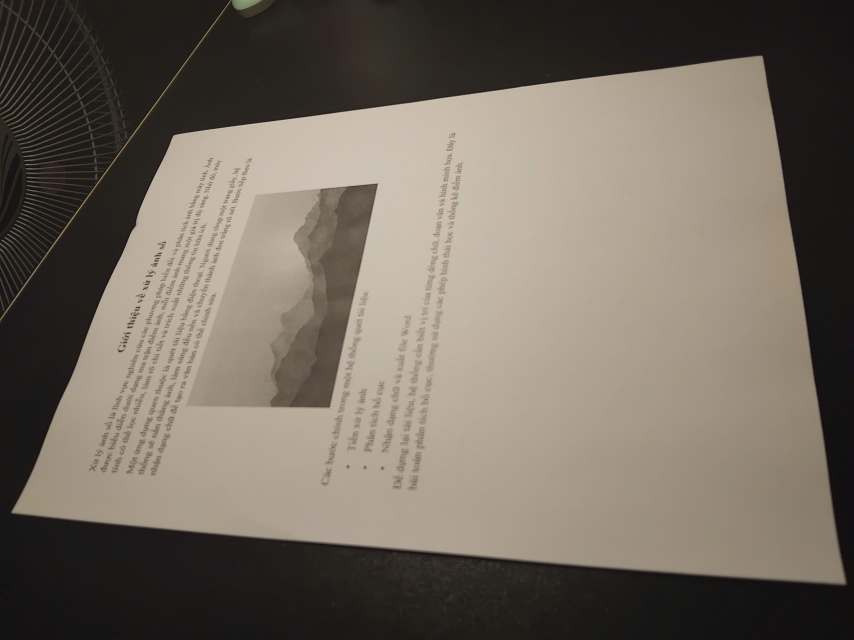
#> input picture images/anh (17).jpg, 2560 x 1920 px, found by its file name (shown at 1/3 size)
$ python 't01&02.py'
#> lines starting #> are read from the running program, lines starting #| are printed output that depends on the picture; after the words box and inside, x2 and y2 are one past the last pixel; in counts of white or black regions, pixels touching at a corner belong together
import cv2
import numpy as np
from scipy.signal import convolve2d

#TÌM VIỀN TÀI LIỆU
def custom_gaussian_blur(image_gray, kernel_size=5, sigma=1.0):
    ax = np.linspace(-(kernel_size - 1) / 2., (kernel_size - 1) / 2., kernel_size)
    xx, yy = np.meshgrid(ax, ax)
    kernel = np.exp(-0.5 * (np.square(xx) + np.square(yy)) / np.square(sigma))
    kernel = kernel / np.sum(kernel)
    blurred = convolve2d(image_gray, kernel, mode='same', boundary='symm')
    return blurred

def custom_sobel_edge(blurred_img, threshold=50):
    Kx = np.array([[-1, 0, 1], [-2, 0, 2], [-1, 0, 1]])
    Ky = np.array([[1, 2, 1], [0, 0, 0], [-1, -2, -1]])

    Gx = convolve2d(blurred_img, Kx, mode='same', boundary='symm')
    Gy = convolve2d(blurred_img, Ky, mode='same', boundary='symm')

    G = np.sqrt(Gx**2 + Gy**2)
    binary_edge = np.zeros_like(G, dtype=np.uint8)
    binary_edge[G > threshold] = 255
    return binary_edge

def get_ordered_corners(binary_edge_img):
    contours, _ = cv2.findContours(binary_edge_img, cv2.RETR_EXTERNAL, cv2.CHAIN_APPROX_SIMPLE)
    contours = sorted(contours, key=cv2.contourArea, reverse=True)

    pts = None
    for contour in contours:
        epsilon = 0.02 * cv2.arcLength(contour, True)
        approx = cv2.approxPolyDP(contour, epsilon, True)
        if len(approx) == 4:
            pts = approx.reshape(4, 2)
            break

    # Fallback: Tờ giấy tràn viền hoặc nền quá lộn xộn
    if pts is None:
        h, w = binary_edge_img.shape
        pts = np.array([[0,0], [w,0], [w,h], [0,h]])

    # Sắp xếp tọa độ: Top-Left, Top-Right, Bottom-Right, Bottom-Left
    rect = np.zeros((4, 2), dtype="float32")
    s = pts.sum(axis=1)
    rect[0] = pts[np.argmin(s)]
    rect[2] = pts[np.argmax(s)]

    diff = np.diff(pts, axis=1)
    rect[1] = pts[np.argmin(diff)]
    rect[3] = pts[np.argmax(diff)]
    return rect

#NẮN PHẲNG VÀ NỘI SUY
def compute_homography(src_pts, dst_pts):
    A = []
    for i in range(4):
        x, y = src_pts[i]  # Unpacking gọn gàng
        u, v = dst_pts[i]
        A.append([-x, -y, -1, 0, 0, 0, x*u, y*u, u])
        A.append([0, 0, 0, -x, -y, -1, x*v, y*v, v])

    A = np.array(A)
    # SVD: Chỉ lấy ma trận V (index 2), bỏ qua U và S
    V = np.linalg.svd(A)[2]
    H = V[-1].reshape(3, 3)
    H = H / H[2, 2] # Chuẩn hóa hệ số
    return H

def warp_perspective_bilinear(image, H, output_size=(1240, 1754)):
    w, h = output_size
    H_inv = np.linalg.inv(H)

    # Kỹ thuật Vectorization: Trải lưới đích thay vì dùng vòng lặp for
    x_dst, y_dst = np.meshgrid(np.arange(w), np.arange(h))
    x_dst_flat = x_dst.flatten()
    y_dst_flat = y_dst.flatten()

    # Gom tọa độ 3D đồng nhất
    dst_coords = np.vstack((x_dst_flat, y_dst_flat, np.ones_like(x_dst_flat)))

    # Ánh xạ về ảnh gốc
    src_coords = H_inv @ dst_coords
    src_x = (src_coords[0, :] / src_coords[2, :]).reshape(h, w)
    src_y = (src_coords[1, :] / src_coords[2, :]).reshape(h, w)

    # Chặn tọa độ tràn ảnh
    max_x, max_y = image.shape[1] - 2, image.shape[0] - 2
    src_x = np.clip(src_x, 0, max_x)
    src_y = np.clip(src_y, 0, max_y)

    # Lấy 4 điểm lân cận để nội suy
    x0 = np.floor(src_x).astype(int)
    y0 = np.floor(src_y).astype(int)
    x1 = x0 + 1
    y1 = y0 + 1

    # Tính trọng số phân bổ
    wa = (x1 - src_x) * (y1 - src_y)
    wb = (src_x - x0) * (y1 - src_y)
    wc = (x1 - src_x) * (src_y - y0)
    wd = (src_x - x0) * (src_y - y0)

    # Trải trục để nhân được với ảnh màu 3 kênh
    if len(image.shape) == 3:
        wa = wa[..., np.newaxis]
        wb = wb[..., np.newaxis]
        wc = wc[..., np.newaxis]
        wd = wd[..., np.newaxis]

    warped = (wa * image[y0, x0] + wb * image[y0, x1] + wc * image[y1, x0] + wd * image[y1, x1])
    return warped.astype(np.uint8)


if __name__ == "__main__":
    image = cv2.imread("images/anh (17).jpg")
#> image is the input picture: shape (1920, 2560, 3); mean B, G, R 95.7, 106.2, 115.1

    if image is None:
        print("Lỗi: Không đọc được ảnh!")
    else:
        orig_image = image.copy()

        # 1. Thu nhỏ ảnh (Downscale) để tăng tốc và chống nhiễu
        ratio = orig_image.shape[0] / 800.0
        new_width = int(orig_image.shape[1] / ratio)
        image_resized = cv2.resize(orig_image, (new_width, 800))
        image_gray = cv2.cvtColor(image_resized, cv2.COLOR_BGR2GRAY)

        # 2. Xử lý Task 1 trên ảnh nhỏ
        blurred_img = custom_gaussian_blur(image_gray, kernel_size=5, sigma=1.0)
        binary_edge = custom_sobel_edge(blurred_img, threshold=50)
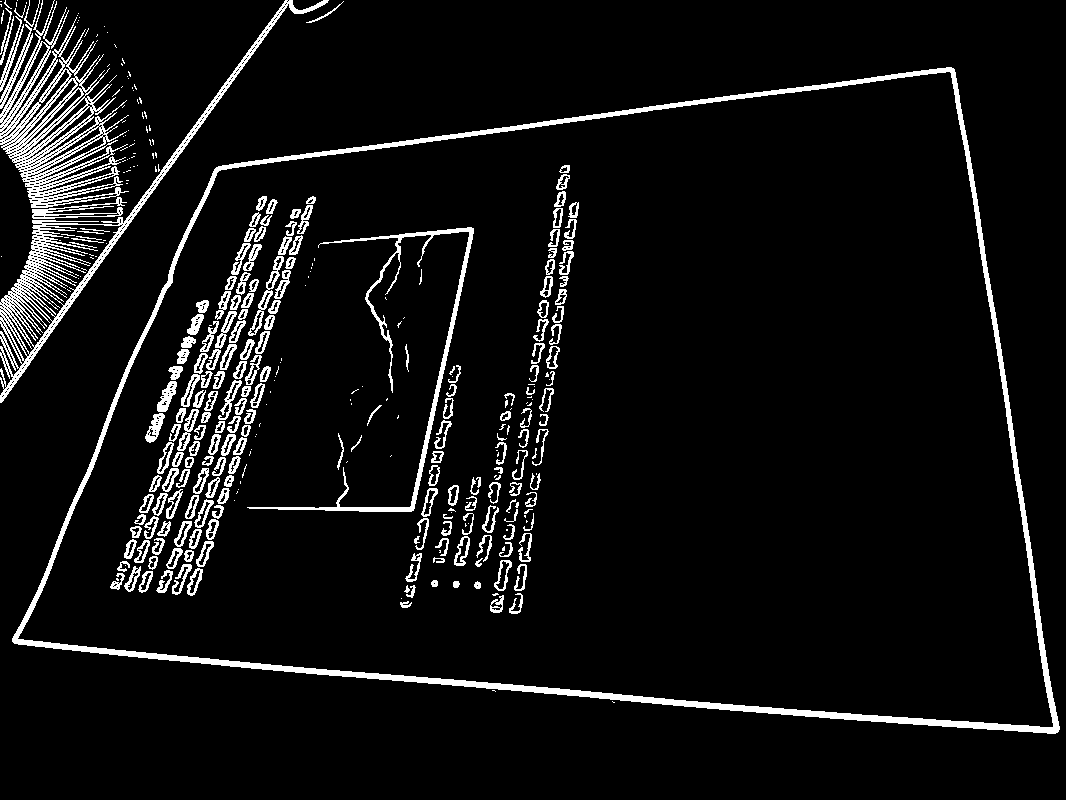
#> binary_edge: shape (800, 1066); 6.7% white; 354 white regions (147 under 20 px)
        pts_small = get_ordered_corners(binary_edge)
#> in get_ordered_corners, `contours, _ = cv2.findContours(binary_edge_img, cv2.RETR_EXTERNAL, cv2..`: contours = 75 contours, 66 with area under 20; largest, box (x1, y1, x2, y2) and area: (12, 67, 1060, 734) 514728, (0, 0, 129, 208) 11006, (0, 0, 329, 403) 10813, (32, 197, 127, 219) 538, (0, 24, 33, 109) 358
#> the loop in get_ordered_corners, `for contour in contours:` made 1 pass
#> (epsilon, pts) on pass 1: (62.59, [[954, 69], [216, 167], [12, 641], [1057, 732]])
#> in get_ordered_corners, `s = pts.sum(axis=1)`: s = [1023, 383, 653, 1789]
#> in get_ordered_corners, `diff = np.diff(pts, axis=1)`: diff = [-885, -49, 629, -325]
#> pts_small = [[216, 167], [954, 69], [1057, 732], [12, 641]]

        # Vẽ mô phỏng viền lên ảnh nhỏ
        preview_corners = image_resized.copy()
        cv2.drawContours(preview_corners, [pts_small.astype(int)], -1, (0, 255, 0), 2)
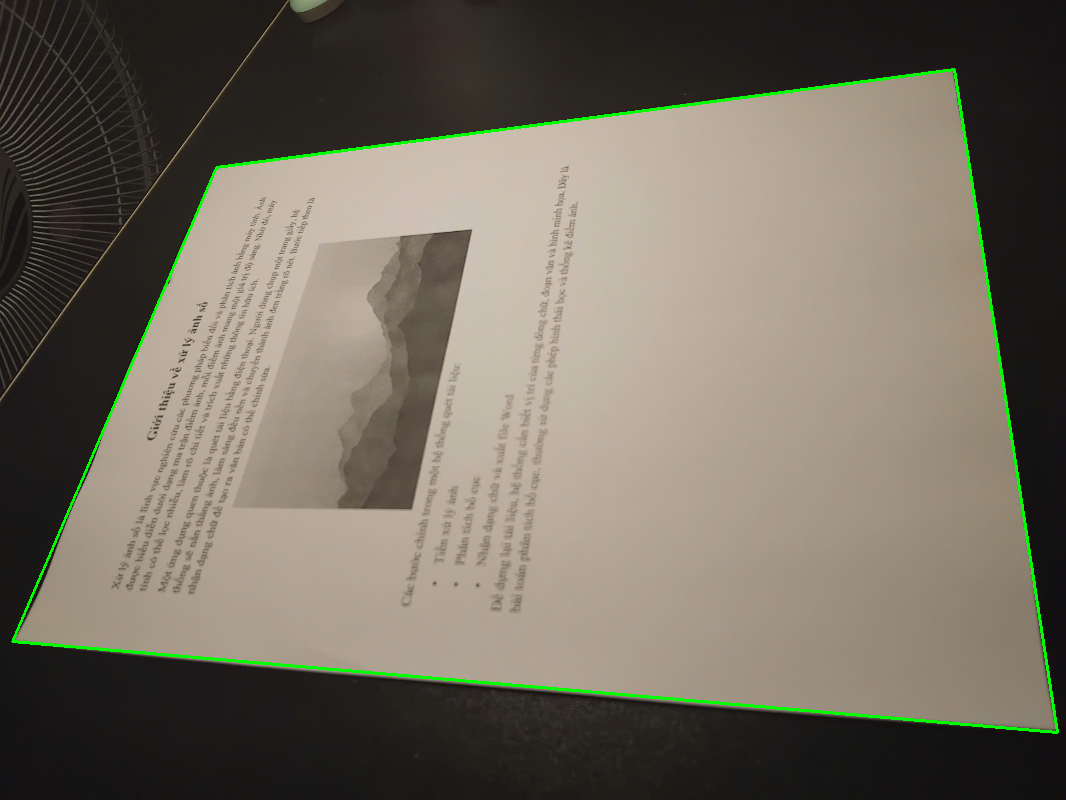
#> preview_corners: shape (800, 1066, 3); mean B, G, R 94.7, 107.7, 113.9

        # 3. Nhân trả tỷ lệ và thực thi Task 2 trên ảnh siêu nét
        src_pts = pts_small * ratio
#> src_pts = [[518.4, 400.8], [2289.6, 165.6], [2536.8, 1756.8], [28.8, 1538.4]]
        dst_pts = np.array([[0, 0], [1240, 0], [1240, 1754], [0, 1754]], dtype="float32")

        H = compute_homography(src_pts, dst_pts)
#> the loop in compute_homography, `for i in range(4):` made 4 passes
#> after the loop in compute_homography, `for i in range(4):`: A = 8 items
#> in compute_homography, `H = V[-1].reshape(3, 3)`: H = [[-0.000788, -0.000339, 0.544], [-0.000237, -0.00179, 0.839], [-1.94e-07, -3.42e-07, -0.00056]]
#> in compute_homography, `H = H / H[2, 2]`: H = [[1.41, 0.605, -971.8], [0.423, 3.19, -1497.1], [0.000346, 0.000611, 1]]
        warped = warp_perspective_bilinear(orig_image, H, output_size=(1240, 1754))
#> in warp_perspective_bilinear, `H_inv = np.linalg.inv(H)`: H_inv = [[0.681, -0.199, 364], [-0.156, 0.29, 281.4], [-0.00014, -0.000108, 0.702]]
#> in warp_perspective_bilinear, `src_y = (src_coords[1, :] / src_coords[2, :]).reshape(h, w)`:
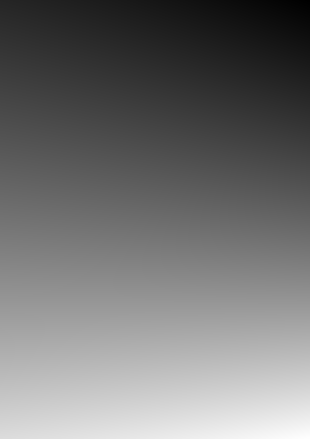
#> src_y: shape (1754, 1240) float64 (shown at 1/4 size); min 165.9, max 1755.1, mean 879.9; drawn with min black and max white
#> in warp_perspective_bilinear, `y0 = np.floor(src_y).astype(int)`:
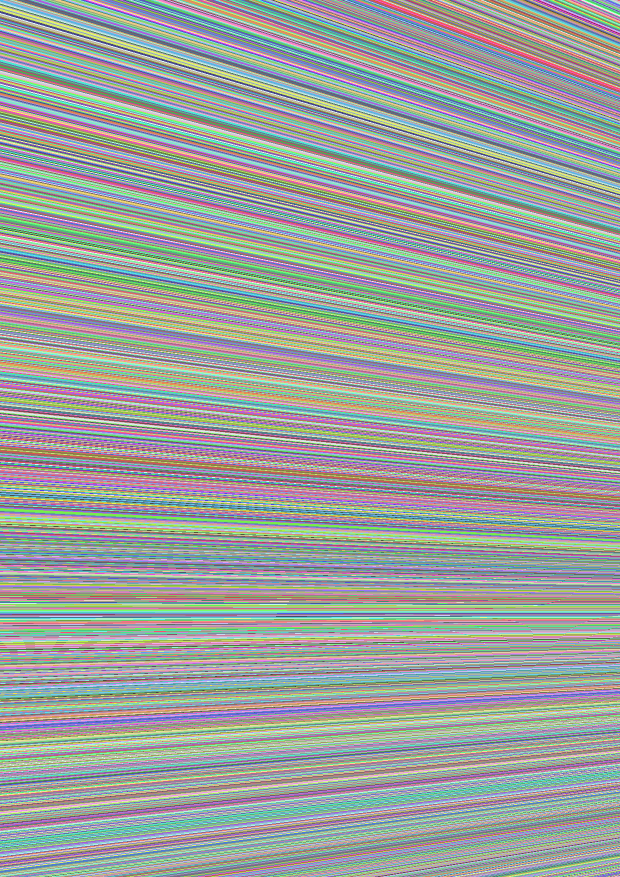
#> y0: shape (1754, 1240) int64 (shown at 1/2 size); 1591 distinct labels, from 165 to 1755; one colour per label, 0 black
#> in warp_perspective_bilinear, `wd = (src_x - x0) * (src_y - y0)`:
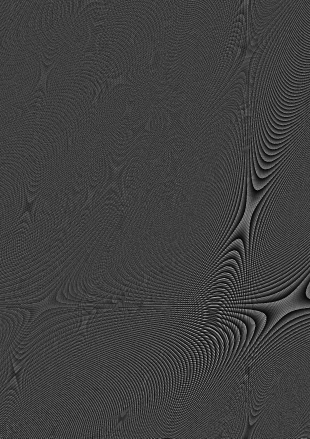
#> wd: shape (1754, 1240) float64 (shown at 1/4 size); min 2.16e-08, max 0.999, mean 0.25
#> in warp_perspective_bilinear, `warped = (wa * image[y0, x0] + wb * image[y0, x1] + wc * image[y1, x0]..`:
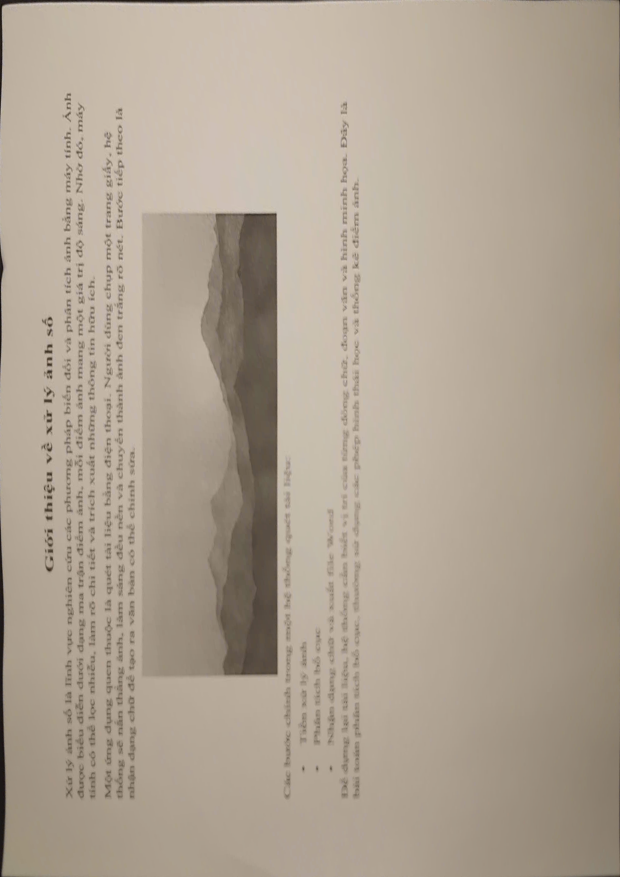
#> warped: shape (1754, 1240, 3) float64 (shown at 1/2 size); mean of channels 0, 1, 2 146.5, 162.1, 174.6; drawn as B, G, R

        # 4. Hiển thị demo
        def show_step(title, img):
            cv2.namedWindow(title, cv2.WINDOW_NORMAL)
            cv2.resizeWindow(title, 500, 700)
            if img.dtype != np.uint8:
                img = img.astype(np.uint8)
            cv2.imshow(title, img)

        show_step("Buoc 1: Bien Canny tu cai", binary_edge)
        show_step("Buoc 2: Chot 4 goc tai lieu", preview_corners)
        show_step("Buoc 3: Ket qua A4", warped)

        cv2.waitKey(0)
        cv2.destroyAllWindows()

$ run again, with images/anh (1).jpg copied over images/anh (17).jpg
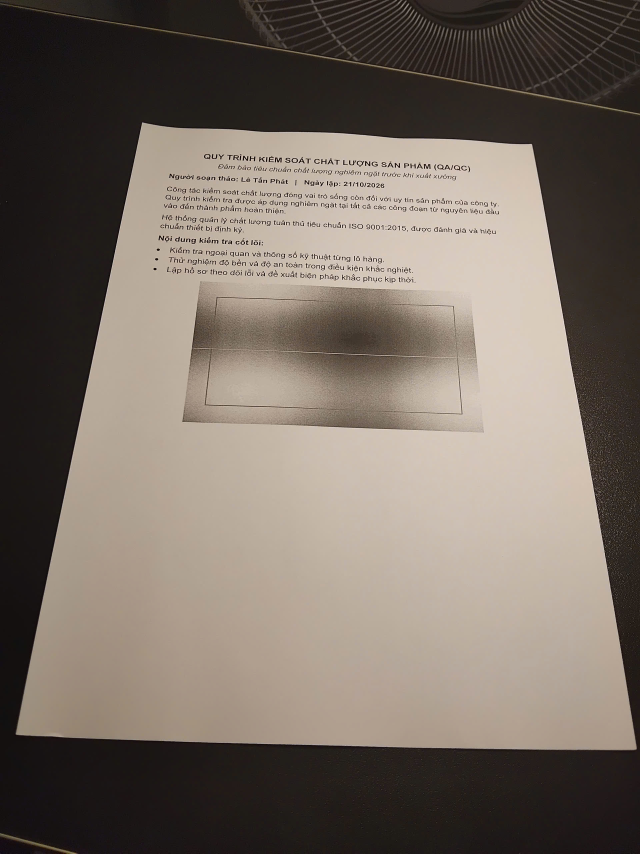
#> input picture images/anh (1).jpg, 1920 x 2560 px, found by its file name (shown at 1/3 size)
#> image is the input picture: shape (2560, 1920, 3); mean B, G, R 99.2, 108.8, 119.3
#> `binary_edge = custom_sobel_edge(blurred_img, threshold=50)`:
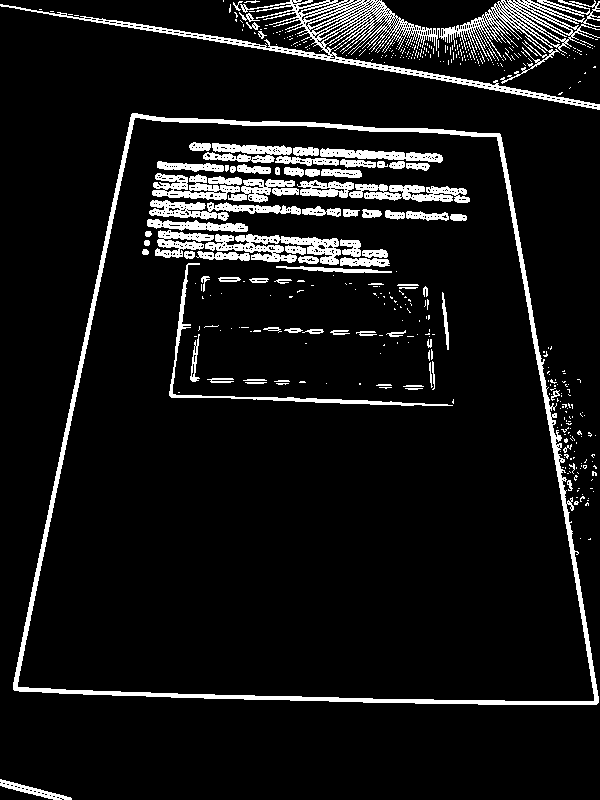
#> binary_edge: shape (800, 600); 8.5% white; 456 white regions (371 under 20 px)
#> contours = 314 contours, 306 with area under 20; largest, box (x1, y1, x2, y2) and area: (13, 113, 599, 705) 276530, (0, 0, 600, 110) 10008, (0, 779, 72, 800) 392, (239, 12, 260, 22) 44, (246, 22, 260, 30) 32, (551, 390, 560, 401) 28, (258, 31, 267, 39) 24, (567, 480, 573, 491) 22
#> the loop in get_ordered_corners, `for contour in contours:` made 1 pass
#> (epsilon, pts) on pass 1: (48.65, [[132, 113], [13, 689], [596, 704], [500, 134]])
#> s = [245, 702, 1300, 634]
#> diff = [-19, 676, 108, -366]
#> pts_small = [[132, 113], [500, 134], [596, 704], [13, 689]]
#> preview_corners: shape (800, 600, 3); mean B, G, R 98, 110.7, 117.8
#> src_pts = [[422.4, 361.6], [1600, 428.8], [1907.2, 2252.8], [41.6, 2204.8]]
#> the loop in compute_homography, `for i in range(4):` made 4 passes
#> after the loop in compute_homography, `for i in range(4):`: A = 8 items
#> in compute_homography, `H = V[-1].reshape(3, 3)`: H = [[-0.00142, -0.000294, 0.708], [0.000119, -0.00209, 0.706], [4.87e-08, -4.39e-07, -0.00126]]
#> in compute_homography, `H = H / H[2, 2]`: H = [[1.13, 0.234, -562.7], [-0.0949, 1.66, -561.1], [-3.87e-05, 0.000349, 1]]
#> H_inv = [[0.879, -0.204, 380.6], [0.0552, 0.525, 325.8], [1.48e-05, -0.000191, 0.901]]
#> y0: shape (1754, 1240) int64; 1891 distinct labels, from 361 to 2251
#> y1: shape (1754, 1240) int64; 1891 distinct labels, from 362 to 2252
#> in warp_perspective_bilinear, `warped = (wa * image[y0, x0] + wb * image[y0, x1] + wc * image[y1, x0]..`:
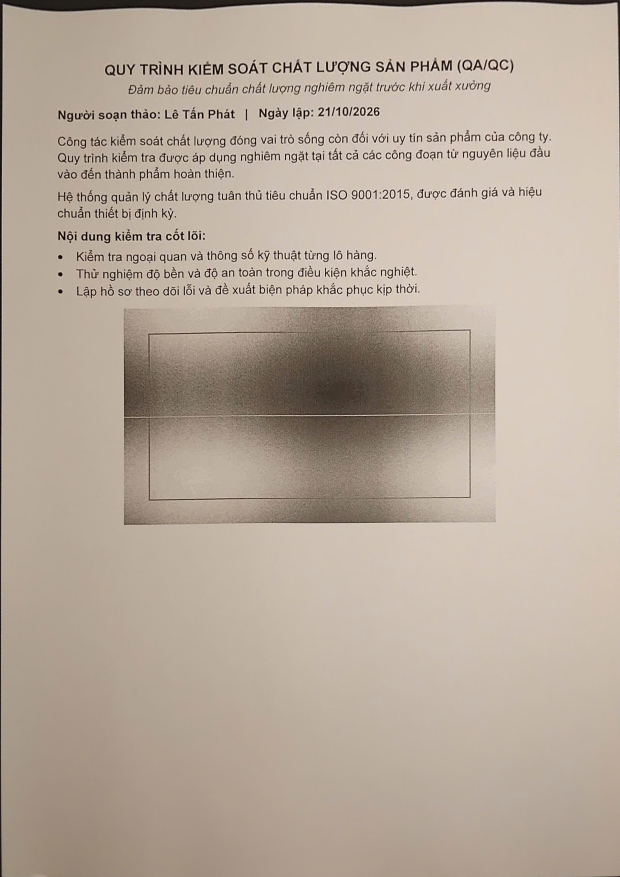
#> warped: shape (1754, 1240, 3) float64 (shown at 1/2 size); mean of channels 0, 1, 2 154.9, 169, 182.9; drawn as B, G, R
